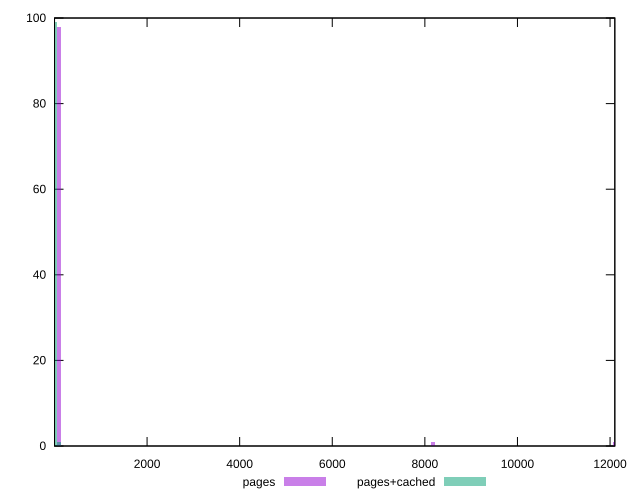

This figure's gnuplot source:
reset

$pages <<EOF
12098.366329737953 1
88.95857595395555 98
8184.1889877639105 1
EOF

$pagesCached <<EOF
88.95857595395555 1
0 99
EOF

set key outside below
set boxwidth 88.95857595395555
set xrange [1.296:12103.054]
set yrange [0:100]
set trange [0:100]
set style fill transparent solid 0.5 noborder
set terminal svg size 640, 500 enhanced background rgb 'white'
set output "report_00007_2020-12-11T15:55:29.892Z/server-response-time/comparison/histogram/1_vs_2.svg"

plot $pages title "pages" with boxes, \
     $pagesCached title "pages+cached" with boxes

reset
